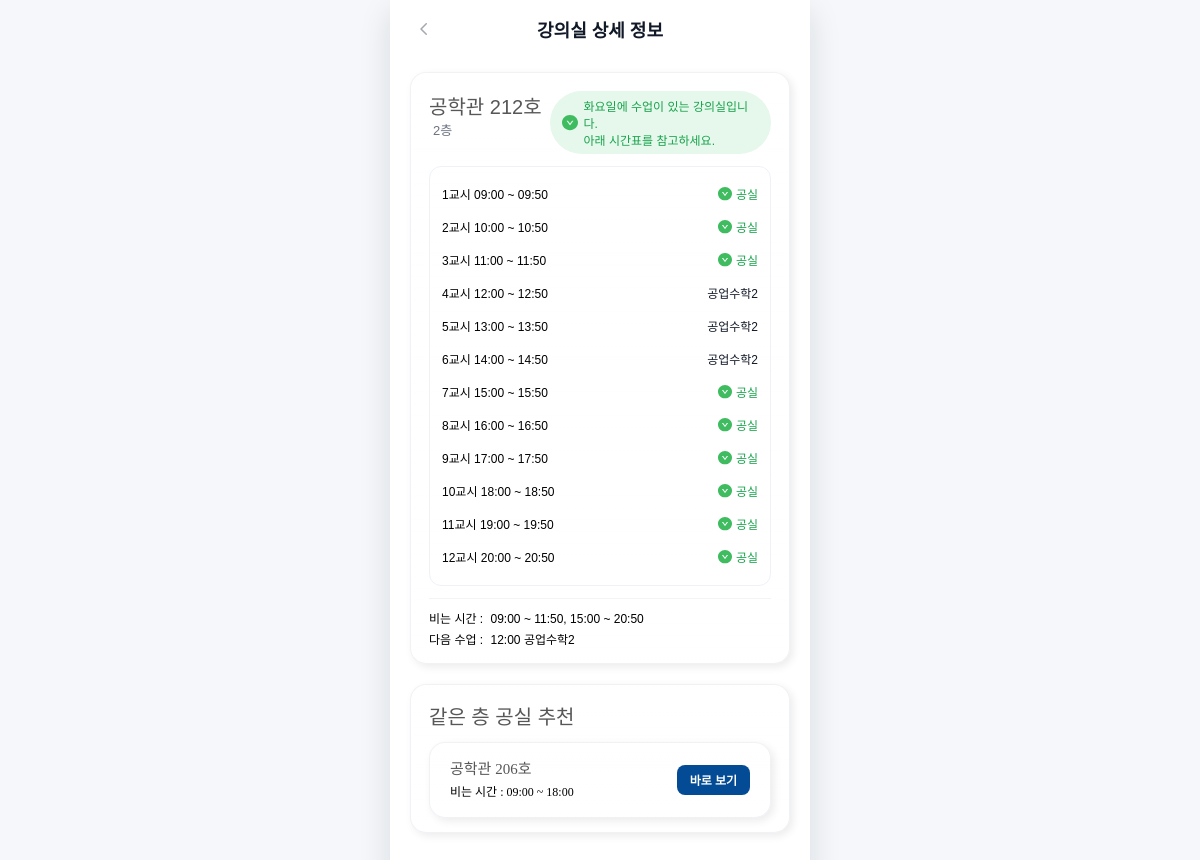
/detail?campus=H2&building=공학관&room=212&day=tue, run on the app's committed database.
### tables this page shows
CREATE TABLE [lectures] (
   [major_code] TEXT,
   [gubun] TEXT,
   [subject] TEXT,
   [professor] TEXT,
   [time_raw] TEXT,
   [room_code] TEXT,
   [building_no] TEXT,
   [building_name] TEXT,
   [floor] INTEGER,
   [room_number] INTEGER,
   [schedules] TEXT,
   [major_name] TEXT,
   [major_name_en] TEXT,
   [campus] TEXT,
   [year] INTEGER,
   [semester] INTEGER
);

### app.py (the view)
@app.route("/detail")
def detail():
    campus       = (request.args.get("campus", "") or "").strip() or "H2"
    building_raw = (request.args.get("building", "") or "").strip()
    room_number  = (request.args.get("room", "") or "").strip()
    building_std = norm_building(building_raw)
    if not building_std or not room_number:
        abort(400, "building / room 파라미터가 필요합니다.")
    now = datetime.now()
    day_param = (request.args.get("day", "") or "").strip().lower()  # mon~fri
    weekday_idx = now.weekday()          # 월(0) ~ 일(6)
    weekday_map = {0: "mon", 1: "tue", 2: "wed", 3: "thu", 4: "fri"}
    if day_param in ("mon", "tue", "wed", "thu", "fri"):
        day = day_param
    else:
        day = weekday_map.get(weekday_idx, "")
    day_kr = DAY_MAP.get(day)  # "월", "화" ...
    conn        = get_db()
    cur         = conn.cursor()
    rental_conn = get_rental_db()
    rental_cur  = rental_conn.cursor()
    raw_names = {building_std}
    for original, std in BUILDING_ALIAS.items():
        if std == building_std:
            raw_names.add(original)
    placeholders = ",".join("?" for _ in raw_names)
    sql_room = f"""
        SELECT building_name, room_number, floor
        FROM lectures
        WHERE campus = ?
          AND room_number = ?
          AND building_name IN ({placeholders})
        LIMIT 1
    """
    params_room = [campus, room_number, *raw_names]
    row = cur.execute(sql_room, params_room).fetchone()
    if not row:
        conn.close()
        rental_conn.close()
        abort(404, "해당 강의실을 찾을 수 없습니다.")
    raw_bname = row["building_name"]
    floor     = row["floor"]
    bname     = norm_building(raw_bname)
    schedule_by_day = get_room_schedule(cur, campus, raw_bname, room_number)
    busy_today = schedule_by_day.get(day_kr, [])     # 예: [2,3,4,5,6]
    has_classes_today = bool(busy_today)
    if not has_classes_today:
        free_start = "09:00"
        free_end   = "18:00"
        is_free_now = True
    else:
        free_start = ""
        free_end   = ""
        is_free_now = False
    sql_lec = f"""
        SELECT subject, schedules
        FROM lectures
        WHERE campus = ?
          AND room_number = ?
          AND building_name IN ({placeholders})
    """
    rows_lec = cur.execute(sql_lec, [campus, room_number, *raw_names]).fetchall()
    lectures_today = {}  # {period(int): subject(str)}
    for r in rows_lec:
        subj = r["subject"] or ""
        s_json = r["schedules"]
        if not s_json:
            continue
        try:
            blocks = json.loads(s_json)
        except json.JSONDecodeError:
            continue
        for block in blocks:
            blk_day = block.get("day")
            periods = block.get("periods", [])
            if blk_day != day_kr:
                continue
            for p in periods:
                try:
                    p_int = int(p)
                except (TypeError, ValueError):
                    continue
                if p_int not in lectures_today:
                    lectures_today[p_int] = subj
    if not lectures_today:
        next_class_time = "오늘 수업 없음"
        next_class_name = ""
    else:
        first_p = min(lectures_today.keys())
        next_class_time = PERIOD_TIME.get(first_p, ("", ""))[0]
        next_class_name = lectures_today[first_p]
    today_str          = now.strftime("%Y-%m-%d")
    campus_rental_name = "글로벌캠퍼스" if campus == "H2" else "서울캠퍼스"
    sql_rental = """
        SELECT rental_time, is_reserved
        FROM rental_slots
        WHERE date = ?
          AND campus = ?
          AND building_name = ?
          AND classroom_id = ?
    """
    rental_rows = rental_cur.execute(
        sql_rental,
        [today_str, campus_rental_name, building_std, room_number]
    ).fetchall()
    is_rental_target = len(rental_rows) > 0
    any_reserved     = any(r["is_reserved"] for r in rental_rows)
    rental_limited = is_rental_target
    notice_text = "모든 수업이 종료된 이후에는 대여 신청이 필요한 강의실입니다." \
        if is_rental_target else ""
    if not has_classes_today:
        if is_rental_target:
            if any_reserved:
                status_text = f"{day_kr}요일 수업은 없으며,<br>대여 대상 강의실로 예약이 잡혀 있습니다."
            else:
                status_text = f"{day_kr}요일 수업은 없으며,<br>대여 대상 강의실입니다."
        else:
            status_text = f"{day_kr}요일 수업이 없는 강의실입니다."
    else:
        if is_rental_target:
            status_text = f"{day_kr}요일에 수업이 있는 대여 대상 강의실입니다.<br>아래 시간표를 참고하세요."
        else:
            status_text = f"{day_kr}요일에 수업이 있는 강의실입니다.<br>아래 시간표를 참고하세요."
    timetable = []
    for p in range(1, 13):
        start, end = PERIOD_TIME.get(p, ("", ""))
        subj = lectures_today.get(p, "")
        is_free = (p not in busy_today)
        row_data = {
            "period":  p,
            "start":   start,
            "end":     end,
            "title":   subj if not is_free else "",
            "is_free": is_free,
        }
        timetable.append(row_data)
        if not has_classes_today:
            free_time_text = "09:00 ~ 18:00"
        else:
            free_periods = [row["period"] for row in timetable if row["is_free"]]
            free_time_text = build_free_time_ranges(free_periods)
            if not free_time_text:
                free_time_text = "--"
    recommend_list = []
    sql_same_floor = f"""
        SELECT building_name, room_number, floor
        FROM lectures
        WHERE campus = ?
          AND floor = ?
          AND building_name IN ({placeholders})
        GROUP BY building_name, room_number, floor
        ORDER BY room_number
    """
    rows_same = cur.execute(sql_same_floor, [campus, floor, *raw_names]).fetchall()
    for rr in rows_same:
        rnum2 = str(rr["room_number"])
        if rnum2 == room_number:
            continue
        sched2 = get_room_schedule(cur, campus, rr["building_name"], rnum2)
        busy2 = sched2.get(day_kr, [])
        if busy2:
            continue
        recommend_list.append({
            "name":       f"{norm_building(rr['building_name'])} {rnum2}호",
            "free_start": "09:00",
            "free_end":   "18:00",
            "campus":     campus,
            "building":   norm_building(rr["building_name"]),
            "room":       rnum2,
        })
        if len(recommend_list) >= 4:
            break
    conn.close()
    rental_conn.close()
    room = {
        "id":              f"{bname}_{room_number}",
        "name":            f"{bname} {room_number}호",
        "floor":           f"{floor}층" if floor is not None else "",
        "rental_limited":  rental_limited,
        "status":          status_text,
        "is_free_now":     bool(is_free_now),
        "free_start":      free_start,
        "free_end":        free_end,
        "next_class_time": next_class_time,
        "next_class_name": next_class_name,
        "favorite":        False,
    }
    return render_template(
        "detail.html",
        room=room,
        timetable=timetable,
        notice_text=notice_text,
        recommendations=recommend_list,
        day=day,
        free_time_text=free_time_text,
    )

### app.py (called while the page is built)
def norm_building(name: str) -> str:
    if not name:
        return ""
    name = name.strip()
    return BUILDING_ALIAS.get(name, name)

def build_free_time_ranges(free_periods):
    if not free_periods:
        return ""
    free_periods = sorted(set(int(p) for p in free_periods))
    ranges = []
    start = free_periods[0]
    prev = start
    for p in free_periods[1:]:
        if p == prev + 1:
            prev = p
        else:
            ranges.append((start, prev))
            start = p
            prev = p
    ranges.append((start, prev))
    parts = []
    for s, e in ranges:
        st = PERIOD_TIME.get(s, ("", ""))[0]
        ed = PERIOD_TIME.get(e, ("", ""))[1]
        if st and ed:
            parts.append(f"{st} ~ {ed}")
    return ", ".join(parts)

def get_db():
    conn = sqlite3.connect("hufs_lectures.db")
    conn.row_factory = sqlite3.Row
    return conn

def get_rental_db():
    conn = sqlite3.connect("hufs_rental.db")
    conn.row_factory = sqlite3.Row
    return conn

### templates/detail.html (shortened to what this page needs)
<!doctype html>
<html lang="ko">
<head>
  <link rel="stylesheet"
        href="https://cdn.jsdelivr.net/gh/orioncactus/pretendard/dist/web/static/pretendard.css" />
  <link rel="stylesheet" href="{{ url_for('static', filename='detail.css') }}">
</head>
<body>
  <main class="app">
    <header class="top-detail">
      <button type="button" class="btn-back" onclick="history.back()">
        <img src="{{ url_for('static', filename='images/back.svg') }}"
             alt="뒤로가기" class="icon-back">
      </button>
      <h1 class="page-title">강의실 상세 정보</h1>
    </header>
    <section class="detail-content">
      <article class="room-detail-card">
        <header class="detail-header">
          <div class="detail-room-top">
            <div class="detail-room-name-line">
              <span class="detail-room-name">{{ room.name }}</span>
              {% if room.floor %}
                <span class="detail-room-floor">{{ room.floor }}</span>
              {% endif %}
            </div>
          </div>
          <div class="detail-status-pill">
            <img src="{{ url_for('static', filename='images/check.svg') }}"
                 alt=""
                 class="icon-check">
            <span>{{ room.status|safe }}</span>
          </div>
        </header>
        <section class="time-table">
          {% for row in timetable %}
          <div class="time-row {% if row.is_free %}time-row-free{% endif %}">
            <div class="time-col-left">
              {{ row.period }}교시 {{ row.start }} ~ {{ row.end }}
            </div>
            <div class="time-col-right">
              {% if row.is_free %}
                <img src="{{ url_for('static', filename='images/check.svg') }}"
                     alt=""
                     class="icon-check-small">
                <span class="text-free">공실</span>
              {% else %}
                {{ row.title }}
              {% endif %}
            </div>
          </div>
          {% endfor %}
        </section>
        <div class="detail-summary">
          <div class="summary-row">
            <span class="summary-label">비는 시간 :</span>
            <span class="summary-value">
              {{ free_time_text }}
            </span>
          </div>
          <div class="summary-row">
            <span class="summary-label">다음 수업 :</span>
            <span class="summary-value">
              {{ room.next_class_time }}
              {% if room.next_class_name %}
                {{ room.next_class_name }}
              {% endif %}
            </span>
          </div>
        </div>
      </article>
      {% if recommendations %}
      <section class="recommend-section">
        <h2 class="recommend-title">같은 층 공실 추천</h2>
        <div class="recommend-list">
          {% for rec in recommendations %}
          <article class="recommend-card"
                   data-campus="{{ rec.campus }}"
                   data-building="{{ rec.building }}"
                   data-room="{{ rec.room }}">
            <div class="recommend-info">
              <div class="recommend-room-name">{{ rec.name }}</div>
              <div class="recommend-free-time">
                비는 시간 : {{ rec.free_start }} ~ {{ rec.free_end }}
              </div>
            </div>
            <button class="btn-view" type="button">
              바로 보기
            </button>
          </article>
          {% endfor %}
        </div>
      </section>
      {% endif %}
    </section>
  </main>
</body>
</html>

### static/detail.css (style rules this page uses)
:root { --brand:#145C95; --brand-dark:#003D6B; --accent:#034B95; --ink:#111827; --ink-sub:#6B7280; --line:#E5E7EB; --bg:#F5F7FA; --card:#FFFFFF; --shadow:0 12px 30px rgba(15,23,42,0.12); --room-border:rgba(2,44,87,0.06); --radius-lg: 16px; }
* { box-sizing:border-box }
html,body { height:100% }
body { margin:0; font-family:"Pretendard",sans-serif; background:var(--bg); color:var(--ink); }
.app { max-width:420px; min-height:100vh; margin:0 auto; background:white; box-shadow:var(--shadow); padding-bottom:32px; }
.top-detail { position:sticky; top:0; z-index:10; display:flex; align-items:center; justify-content:center; padding:16px 20px 14px; background:#FFFFFF; }
.page-title { margin:0; font-size:18px; font-weight:600; }
.btn-back { position:absolute; left:20px; padding:0; border:none; background:transparent; width:28px; height:28px; display:flex; align-items:center; justify-content:center; }
.icon-back { width:18px; height:18px; }
.detail-content { padding:16px 20px 32px; }
.room-detail-card { border-radius: var(--radius-lg); border: 1px solid var(--room-border); padding: 18px 18px 16px; background: linear-gradient( 180deg, rgba(255, 255, 255, 0.40) 0%, rgba(255, 255, 255, 0.60) 100% ); box-shadow: 3px 3px 8px rgba(0,0,0,0.08); }
.detail-header { display:flex; justify-content:space-between; align-items:flex-start; margin-bottom:12px; gap: 8px; }
.detail-room-name { font-size:20px; font-weight: 500; color: #575757; }
.detail-room-floor { margin-left:4px; font-size:13px; color:var(--ink-sub); }
.detail-status-pill { display:inline-flex; align-items:center; gap:6px; padding:6px 12px; border-radius:999px; background:#E6F7EC; color:#16A34A; font-size:12px; font-weight:500; }
.icon-check { width:16px; height:16px; }
.time-table { margin-top:8px; border-radius:12px; // background:#F9FAFB; padding:10px 12px 12px; border:1px solid #EEF2F7; }
.time-row { display:flex; justify-content:space-between; gap: 14px; padding: 8px 0; font-size:12px; font-weight: 300; }
.time-col-left { color:#000000; white-space:nowrap; font-weight:300; }
.time-col-right { flex:1; text-align:right; color:#111827; font-weight:300; }
.time-row-free .time-col-right { display:flex; align-items:center; justify-content:flex-end; gap:4px; }
.icon-check-small { width:14px; height:14px; }
.text-free { color:#16A34A; font-weight:500; }
.detail-summary { margin-top:12px; padding-top:10px; border-top:1px solid #F3F4F6; display:flex; flex-direction:column; gap:4px; }
.summary-row { font-size:12px; }
.summary-label { color:#000; margin-right:4px; font-weight: 300; font-size: 12px; }
.summary-value { color: #000; font-weight: 300; font-size: 12px; }
.recommend-section { margin-top:20px; border-radius: var(--radius-lg); border: 1px solid var(--room-border); padding: 16px 18px 14px; background: linear-gradient( 180deg, rgba(255, 255, 255, 0.40) 0%, rgba(255, 255, 255, 0.60) 100% ); box-shadow: 3px 3px 8px rgba(0,0,0,0.08); }
.recommend-title { margin:0 0 12px; font-size:20px; font-weight:500; color:#575757; }
.recommend-list { display:flex; flex-direction:column; gap:12px; }
.recommend-card { display:flex; align-items:center; justify-content:space-between; padding:16px 20px; border-radius:16px; border: 1px solid var(--room-border); background: linear-gradient( 180deg, rgba(255, 255, 255, 0.40) 0%, rgba(255, 255, 255, 0.60) 100% ); box-shadow: 3px 3px 8px rgba(0,0,0,0.08); }
.recommend-info { display:flex; flex-direction:column; gap:4px; }
.recommend-room-name { font-family:"Pretendard"; font-size:15px; font-weight:400; color:#575757; line-height:140%; }
.recommend-free-time { font-family:"Pretendard"; font-size:12px; font-weight:300; color:#000000; line-height:140%; }
.btn-view { border:none; border-radius: 8px; padding:0 13px; height:30px; background:#034B95; color:#FFFFFF; font-family:"Pretendard"; font-size:12px; font-weight:600; cursor:pointer; white-space:nowrap; display:flex; align-items:center; justify-content:center; }
.detail-room-name { white-space: nowrap; display: flex; align-items: center; gap: 4px; }
.detail-room-floor { display: inline; }

### data on the page
lectures: period "4", start "12:00", end "12:50", title "공업수학2", period "5", start "13:00", end "13:50", period "6", start "14:00", end "14:50", next_class_name "공업수학2"

### other printed values
{{ room.name }} "공학관 212호"
{{ room.floor }} "2층"
{{ room.status|safe }} "화요일에 수업이 있는 강의실입니다. 아래 시간표를 참고하세요."
{{ row.period }} "1" "2" "3" "7" "8" "9" "10" "11" "12"
{{ row.start }} "09:00" "10:00" "11:00" "15:00" "16:00" "17:00" "18:00" "19:00" "20:00"
{{ row.end }} "09:50" "10:50" "11:50" "15:50" "16:50" "17:50" "18:50" "19:50" "20:50"
{{ free_time_text }} "09:00 ~ 11:50, 15:00 ~ 20:50"
{{ room.next_class_time }} "12:00"
{{ rec.name }} "공학관 206호"
{{ rec.free_start }} "09:00"
{{ rec.free_end }} "18:00"
